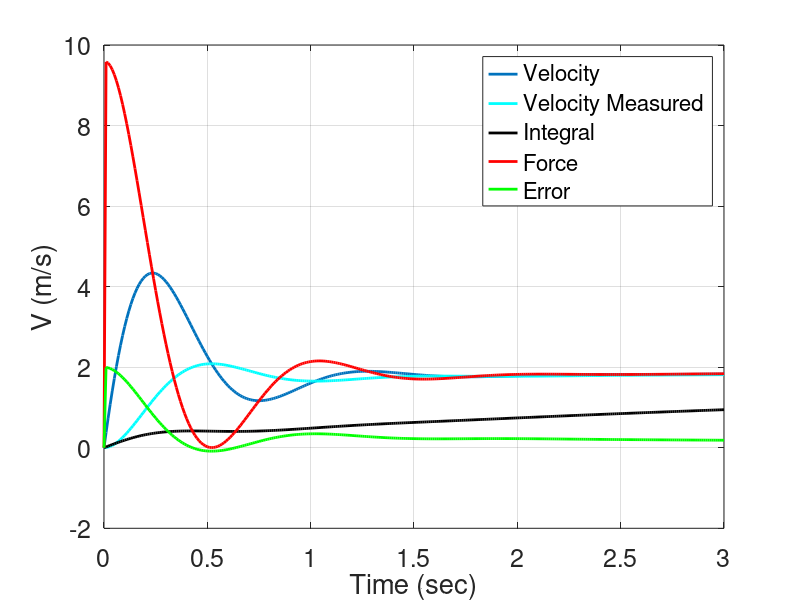

This figure's MATLAB source:
function Throttle_Controller()
global steady_state_error err F

clc
close all

dt = 0.01;
tout = 0:dt:3;
F_vec = 0*tout;
err_vec = 0*tout;

N = 3;

xinitial = [0;0;0];

xout = zeros(N,length(tout));

xout(:,1) = xinitial;

for idx = 1:length(tout)-1
  tk = tout(idx);
  xk = xout(:,idx);
  k1 = Derivatives(tk,xk);
  k2 = Derivatives(tk+dt/2,xk+k1*dt/2);
  k3 = Derivatives(tk+dt/2,xk+k2*dt/2);
  k4 = Derivatives(tk+dt,xk+k3*dt);
  xRK4 = (1/6)*(k1 + 2*k2 + 2*k3 + k4);
  xout(:,idx+1) = xk + xRK4*dt;
  if F < 0
     xout(1:2,idx+1) = 0;
  end
  %%%Integrate Error Arduino Style
  xout(3,idx+1) = xk(3) + 0.01*err;
  F_vec(:,idx+1) = F;
  err_vec(:,idx+1) = err;
end

h1 = figure();
plot(tout,xout(1,:),'LineWidth',2)
hold on
plot(tout,xout(2,:),'c-','LineWidth',2)
plot(tout,xout(3,:),'k-','LineWidth',2)
set(gca,"fontsize",18)
xlabel('Time (sec)')
ylabel('V (m/s)')
grid on
plot(tout,F_vec,'r-','LineWidth',2)
plot(tout,err_vec,'g-','LineWidth',2)
legend('Velocity','Velocity Measured','Integral','Force','Error')


disp(['Steady State Error = ',num2str(steady_state_error)])

function dxdt = Derivatives(tin,xin)
global steady_state_error err F

vel = xin(1);

%F = 1; %%Step input

%No measuring dynamics
%vel_measured = vel;
%Assume Dynamics are Measured Now
vel_measured = xin(2);

kint = xin(3);

%Unity Feedback
vel_command = 2;
kp = 4.8;
ki = 1;
err = vel_command - vel_measured;
F = kp*err + ki*kint;

%%%Integrate error
kintdot = 0*err;

%%%Saturation Block
if F > 10
F = 10;
end

%%%Compute STeady State Error with proportional feedback
steady_state_error = vel_command - kp/(kp+1)*vel_command;

%%%Platn Dynamics
Gtau = 4;
veldot = Gtau*(F-vel);

%%%Measurement Dynamics
Htau = 2;
velmdot = Htau*(vel-vel_measured);

dxdt = [veldot;velmdot;kintdot];